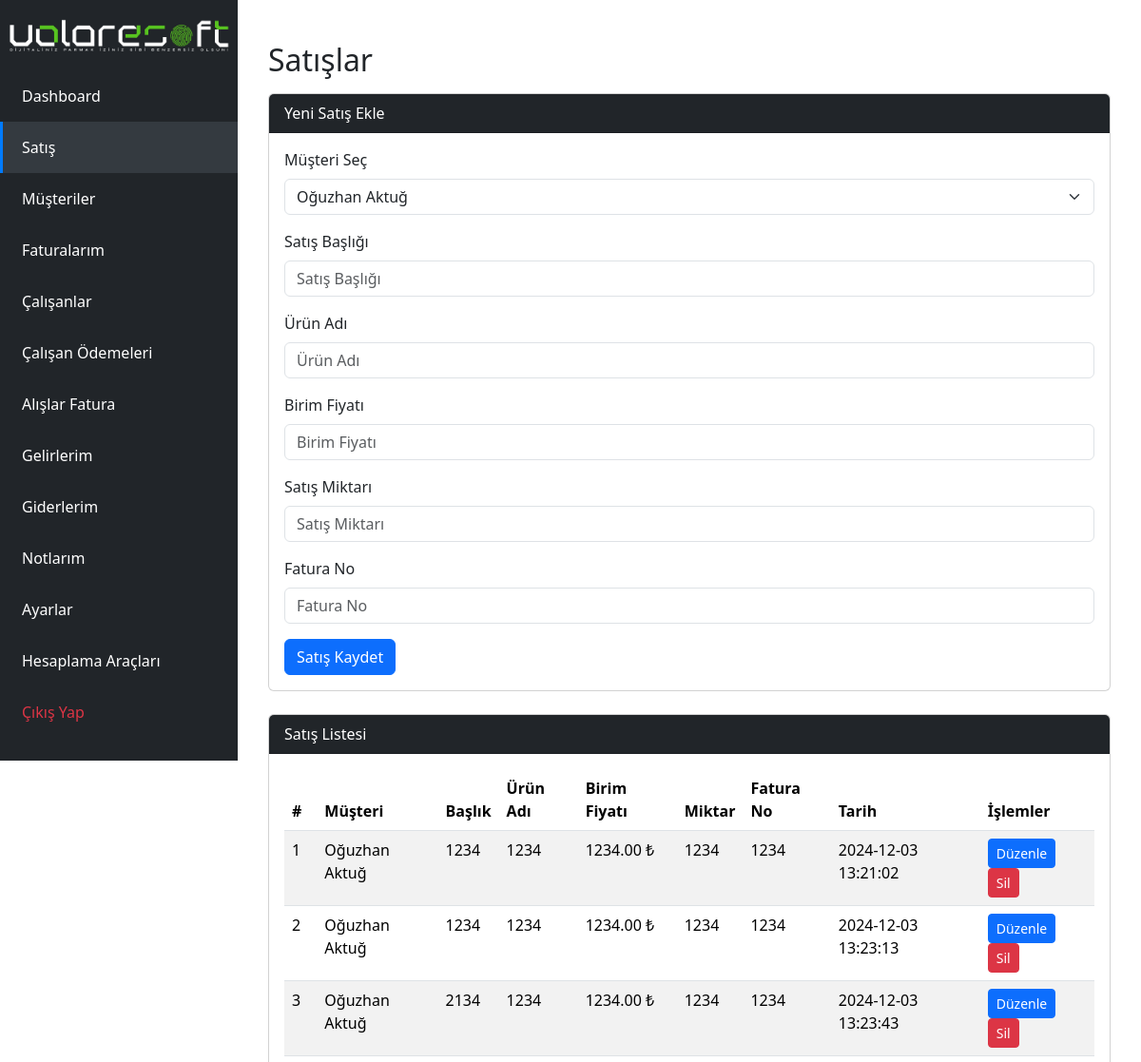
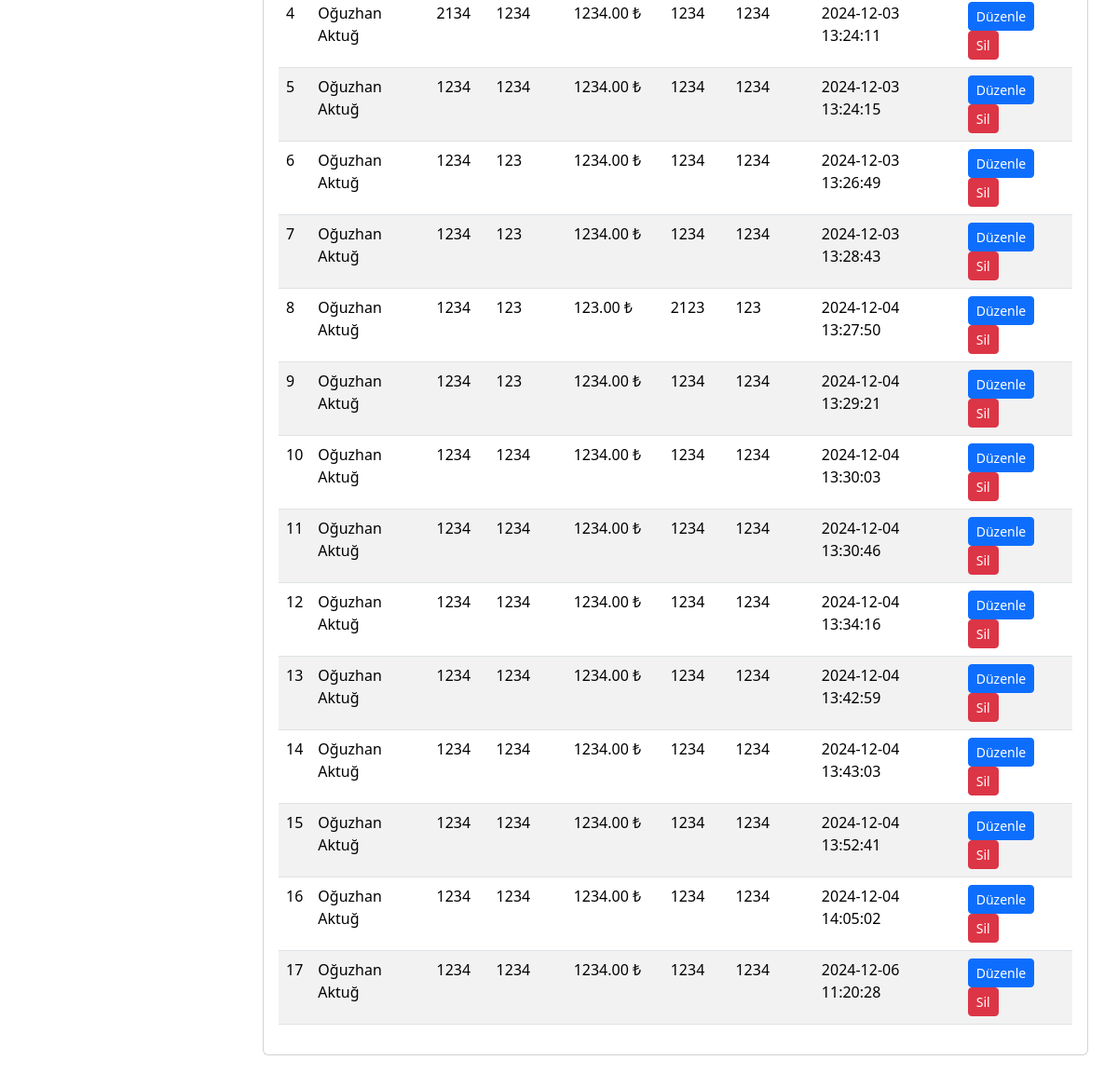
Screenshot of /satis.php (signed in) with the database file from the repository (2 pictures, top to bottom).
### tables this page shows
CREATE TABLE `satis` (
  `id` int(11) NOT NULL,
  `musteri_id` int(11) NOT NULL,
  `baslik` varchar(255) NOT NULL,
  `urun_adi` varchar(255) NOT NULL,
  `birim_fiyati` decimal(10,2) NOT NULL,
  `miktar` int(11) NOT NULL,
  `fatura_no` varchar(50) NOT NULL,
  `created_at` timestamp NOT NULL DEFAULT current_timestamp()
);

CREATE TABLE `musteriler` (
  `id` int(11) NOT NULL,
  `ad_soyad` varchar(255) NOT NULL,
  `telefon` varchar(20) NOT NULL,
  `firma_adi` varchar(255) NOT NULL,
  `email` varchar(255) NOT NULL
);

### satis.php (the view, shortened to what this page needs)
<?php
require_once 'header.php';
?>
<!DOCTYPE html>
<html lang="tr">
<head>
    <link href="https://cdn.jsdelivr.net/npm/bootstrap@5.3.3/dist/css/bootstrap.min.css" rel="stylesheet">
</head>
<body>
    <div class="content">
        <div class="container">
            <h2 class="mt-4 mb-3">Satışlar</h2>
            <div class="card mb-4">
                <div class="card-header bg-dark text-white">
                    Yeni Satış Ekle
                </div>
                <div class="card-body">
                    <form method="POST">
                        <div class="mb-3">
                            <label for="musteriSec" class="form-label">Müşteri Seç</label>
                            <select name="musteri_id" id="musteriSec" class="form-select" required>
                                <?php
                                $musteriQuery = "SELECT id, ad_soyad FROM musteriler";
                                $musteriResult = $conn->query($musteriQuery);
                                if ($musteriResult->num_rows > 0) {
                                    while ($musteriRow = $musteriResult->fetch_assoc()) {
                                        echo "<option value=\"{$musteriRow['id']}\">{$musteriRow['ad_soyad']}</option>";
                                    }
                                }
                                ?>
                            </select>
                        </div>
                        <div class="mb-3">
                            <label for="satisBasligi" class="form-label">Satış Başlığı</label>
                            <input type="text" class="form-control" name="baslik" placeholder="Satış Başlığı" required>
                        </div>
                        <div class="mb-3">
                            <label for="urunAdi" class="form-label">Ürün Adı</label>
                            <input type="text" class="form-control" name="urun_adi" placeholder="Ürün Adı" required>
                        </div>
                        <div class="mb-3">
                            <label for="birimFiyati" class="form-label">Birim Fiyatı</label>
                            <input type="number" class="form-control" name="birim_fiyati" step="0.01" placeholder="Birim Fiyatı" required>
                        </div>
                        <div class="mb-3">
                            <label for="satisMiktari" class="form-label">Satış Miktarı</label>
                            <input type="number" class="form-control" name="miktar" placeholder="Satış Miktarı" required>
                        </div>
                        <div class="mb-3">
                            <label for="faturaNo" class="form-label">Fatura No</label>
                            <input type="text" class="form-control" name="fatura_no" placeholder="Fatura No" required>
                        </div>
                        <button type="submit" class="btn btn-primary">Satış Kaydet</button>
                    </form>
                </div>
            </div>
            <div class="card">
                <div class="card-header bg-dark text-white">
                    Satış Listesi
                </div>
                <div class="card-body">
                    <table class="table table-striped table-hover">
                        <thead>
                            <tr>
                                <th>#</th>
                                <th>Müşteri</th>
                                <th>Başlık</th>
                                <th>Ürün Adı</th>
                                <th>Birim Fiyatı</th>
                                <th>Miktar</th>
                                <th>Fatura No</th>
                                <th>Tarih</th>
                                <th>İşlemler</th>
                            </tr>
                        </thead>
                        <tbody>
                            <?php
                            $query = "SELECT satis.id, satis.baslik, satis.urun_adi, satis.birim_fiyati, satis.miktar, musteriler.ad_soyad AS musteri_ad, satis.fatura_no, satis.created_at
                                      FROM satis
                                      INNER JOIN musteriler ON satis.musteri_id = musteriler.id
                                      ORDER BY satis.created_at ASC";
                            $result = $conn->query($query);
                            if ($result->num_rows > 0) {
                                while ($row = $result->fetch_assoc()) {
                                    echo "<tr>
                                        <td>{$row['id']}</td>
                                        <td>{$row['musteri_ad']}</td>
                                        <td>{$row['baslik']}</td>
                                        <td>{$row['urun_adi']}</td>
                                        <td>{$row['birim_fiyati']} ₺</td>
                                        <td>{$row['miktar']}</td>
                                        <td>{$row['fatura_no']}</td>
                                        <td>{$row['created_at']}</td>
                                        <td>
                                            <a href='satis_duzenle.php?id={$row['id']}' class='btn btn-sm btn-primary'>Düzenle</a>
                                            <form method='POST' style='display:inline;'>
                                                <input type='hidden' name='sil_id' value='{$row['id']}'>
                                                <button type='submit' class='btn btn-sm btn-danger' onclick='return confirm(\"Bu satışı silmek istediğinize emin misiniz?\");'>Sil</button>
                                            </form>
                                        </td>
                                    </tr>";
                                }
                            } else {
                                echo "<tr><td colspan='9' class='text-center'>Satış bulunamadı.</td></tr>";
                            }
                            ?>
                        </tbody>
                    </table>
                </div>
            </div>
        </div>
    </div>
</body>
</html>

### header.php (style rules this page uses)
body { margin: 0; font-family: Arial, sans-serif; background-color: #f8f9fa; }

### satis.php (style rules this page uses)
.content { margin-left: 250px; padding: 20px; }

### rows the page displays
satis: id "1", musteriler.ad_soyad "Oğuzhan Aktuğ", baslik "1234", urun_adi "1234", birim_fiyati "1234.00", miktar "1234", fatura_no "1234", created_at "2024-12-03 13:21:02"
satis: id "2", musteriler.ad_soyad "Oğuzhan Aktuğ", baslik "1234", urun_adi "1234", birim_fiyati "1234.00", miktar "1234", fatura_no "1234", created_at "2024-12-03 13:23:13"
satis: id "3", musteriler.ad_soyad "Oğuzhan Aktuğ", baslik "2134", urun_adi "1234", birim_fiyati "1234.00", miktar "1234", fatura_no "1234", created_at "2024-12-03 13:23:43"
satis: id "4", musteriler.ad_soyad "Oğuzhan Aktuğ", baslik "2134", urun_adi "1234", birim_fiyati "1234.00", miktar "1234", fatura_no "1234", created_at "2024-12-03 13:24:11"
satis: id "5", musteriler.ad_soyad "Oğuzhan Aktuğ", baslik "1234", urun_adi "1234", birim_fiyati "1234.00", miktar "1234", fatura_no "1234", created_at "2024-12-03 13:24:15"
satis: id "6", musteriler.ad_soyad "Oğuzhan Aktuğ", baslik "1234", urun_adi "123", birim_fiyati "1234.00", miktar "1234", fatura_no "1234", created_at "2024-12-03 13:26:49"
satis: id "7", musteriler.ad_soyad "Oğuzhan Aktuğ", baslik "1234", urun_adi "123", birim_fiyati "1234.00", miktar "1234", fatura_no "1234", created_at "2024-12-03 13:28:43"
satis: id "8", musteriler.ad_soyad "Oğuzhan Aktuğ", baslik "1234", urun_adi "123", birim_fiyati "123.00", miktar "2123", fatura_no "123", created_at "2024-12-04 13:27:50"
satis: id "9", musteriler.ad_soyad "Oğuzhan Aktuğ", baslik "1234", urun_adi "123", birim_fiyati "1234.00", miktar "1234", fatura_no "1234", created_at "2024-12-04 13:29:21"
satis: id "10", musteriler.ad_soyad "Oğuzhan Aktuğ", baslik "1234", urun_adi "1234", birim_fiyati "1234.00", miktar "1234", fatura_no "1234", created_at "2024-12-04 13:30:03"
satis: id "11", musteriler.ad_soyad "Oğuzhan Aktuğ", baslik "1234", urun_adi "1234", birim_fiyati "1234.00", miktar "1234", fatura_no "1234", created_at "2024-12-04 13:30:46"
satis: id "12", musteriler.ad_soyad "Oğuzhan Aktuğ", baslik "1234", urun_adi "1234", birim_fiyati "1234.00", miktar "1234", fatura_no "1234", created_at "2024-12-04 13:34:16"
satis: id "13", musteriler.ad_soyad "Oğuzhan Aktuğ", baslik "1234", urun_adi "1234", birim_fiyati "1234.00", miktar "1234", fatura_no "1234", created_at "2024-12-04 13:42:59"
satis: id "14", musteriler.ad_soyad "Oğuzhan Aktuğ", baslik "1234", urun_adi "1234", birim_fiyati "1234.00", miktar "1234", fatura_no "1234", created_at "2024-12-04 13:43:03"
satis: id "15", musteriler.ad_soyad "Oğuzhan Aktuğ", baslik "1234", urun_adi "1234", birim_fiyati "1234.00", miktar "1234", fatura_no "1234", created_at "2024-12-04 13:52:41"
satis: id "16", musteriler.ad_soyad "Oğuzhan Aktuğ", baslik "1234", urun_adi "1234", birim_fiyati "1234.00", miktar "1234", fatura_no "1234", created_at "2024-12-04 14:05:02"
satis: id "17", musteriler.ad_soyad "Oğuzhan Aktuğ", baslik "1234", urun_adi "1234", birim_fiyati "1234.00", miktar "1234", fatura_no "1234", created_at "2024-12-06 11:20:28"

### other values shown
form field musteri_id "Oğuzhan Aktuğ"
